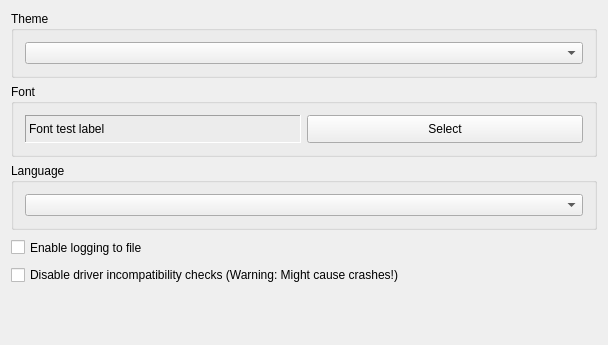
<?xml version="1.0" encoding="UTF-8"?>
<ui version="4.0">
 <class>MainControlPreferencesData</class>
 <widget class="QWidget" name="MainControlPreferencesData">
  <property name="geometry">
   <rect>
    <x>0</x>
    <y>0</y>
    <width>608</width>
    <height>345</height>
   </rect>
  </property>
  <property name="sizePolicy">
   <sizepolicy hsizetype="Preferred" vsizetype="Preferred">
    <horstretch>0</horstretch>
    <verstretch>0</verstretch>
   </sizepolicy>
  </property>
  <property name="minimumSize">
   <size>
    <width>0</width>
    <height>0</height>
   </size>
  </property>
  <property name="maximumSize">
   <size>
    <width>32000</width>
    <height>32000</height>
   </size>
  </property>
  <property name="windowTitle">
   <string>MainControlPreferences</string>
  </property>
  <layout class="QVBoxLayout" name="verticalLayout_3">
   <item>
    <widget class="QGroupBox" name="groupBox_2">
     <property name="title">
      <string>Theme</string>
     </property>
     <layout class="QVBoxLayout" name="verticalLayout_2">
      <item>
       <widget class="QComboBox" name="style_box_">
        <property name="sizePolicy">
         <sizepolicy hsizetype="Preferred" vsizetype="Preferred">
          <horstretch>0</horstretch>
          <verstretch>0</verstretch>
         </sizepolicy>
        </property>
        <property name="toolTip">
         <string>Select a GUI style to alter the appearance of BALLView</string>
        </property>
       </widget>
      </item>
     </layout>
    </widget>
   </item>
   <item>
    <widget class="QGroupBox" name="GroupBox1_2_2">
     <property name="title">
      <string>Font</string>
     </property>
     <layout class="QVBoxLayout" name="verticalLayout">
      <item>
       <layout class="QHBoxLayout" name="horizontalLayout_2">
        <item>
         <widget class="QLabel" name="font_label">
          <property name="sizePolicy">
           <sizepolicy hsizetype="Preferred" vsizetype="Preferred">
            <horstretch>0</horstretch>
            <verstretch>0</verstretch>
           </sizepolicy>
          </property>
          <property name="maximumSize">
           <size>
            <width>400</width>
            <height>190</height>
           </size>
          </property>
          <property name="font">
           <font>
            <pointsize>9</pointsize>
            <weight>50</weight>
            <italic>false</italic>
            <bold>false</bold>
            <underline>false</underline>
            <strikeout>false</strikeout>
           </font>
          </property>
          <property name="toolTip">
           <string>Font Preview</string>
          </property>
          <property name="frameShape">
           <enum>QFrame::Panel</enum>
          </property>
          <property name="frameShadow">
           <enum>QFrame::Sunken</enum>
          </property>
          <property name="text">
           <string>Font test label</string>
          </property>
          <property name="alignment">
           <set>Qt::AlignVCenter</set>
          </property>
         </widget>
        </item>
        <item>
         <widget class="QPushButton" name="font_button">
          <property name="sizePolicy">
           <sizepolicy hsizetype="Minimum" vsizetype="Preferred">
            <horstretch>0</horstretch>
            <verstretch>0</verstretch>
           </sizepolicy>
          </property>
          <property name="minimumSize">
           <size>
            <width>0</width>
            <height>28</height>
           </size>
          </property>
          <property name="toolTip">
           <string>Select the font</string>
          </property>
          <property name="text">
           <string>Select</string>
          </property>
         </widget>
        </item>
       </layout>
      </item>
     </layout>
    </widget>
   </item>
   <item>
    <widget class="QGroupBox" name="LenguagePreferencesGroup">
     <property name="title">
      <string>Language</string>
     </property>
     <layout class="QHBoxLayout" name="horizontalLayout">
      <item>
       <widget class="QComboBox" name="languageComboBox_"/>
      </item>
     </layout>
    </widget>
   </item>
   <item>
    <widget class="QCheckBox" name="logging_to_file">
     <property name="sizePolicy">
      <sizepolicy hsizetype="Preferred" vsizetype="Fixed">
       <horstretch>0</horstretch>
       <verstretch>0</verstretch>
      </sizepolicy>
     </property>
     <property name="minimumSize">
      <size>
       <width>500</width>
       <height>23</height>
      </size>
     </property>
     <property name="maximumSize">
      <size>
       <width>16777215</width>
       <height>23</height>
      </size>
     </property>
     <property name="toolTip">
      <string>Writes the information from the Logs window into a file</string>
     </property>
     <property name="text">
      <string>Enable logging to file</string>
     </property>
    </widget>
   </item>
   <item>
    <widget class="QCheckBox" name="skip_driver_checks">
     <property name="enabled">
      <bool>true</bool>
     </property>
     <property name="text">
      <string>Disable driver incompatibility checks (Warning: Might cause crashes!)</string>
     </property>
     <property name="checked">
      <bool>false</bool>
     </property>
    </widget>
   </item>
   <item>
    <spacer name="verticalSpacer">
     <property name="orientation">
      <enum>Qt::Vertical</enum>
     </property>
     <property name="sizeHint" stdset="0">
      <size>
       <width>20</width>
       <height>87</height>
      </size>
     </property>
    </spacer>
   </item>
  </layout>
 </widget>
 <layoutdefault spacing="6" margin="11"/>
 <tabstops>
  <tabstop>style_box_</tabstop>
  <tabstop>font_button</tabstop>
  <tabstop>logging_to_file</tabstop>
 </tabstops>
 <includes>
  <include location="global">BALL/COMMON/global.h</include>
 </includes>
 <resources/>
 <connections/>
 <slots>
  <slot>languageChanged_()</slot>
 </slots>
</ui>
